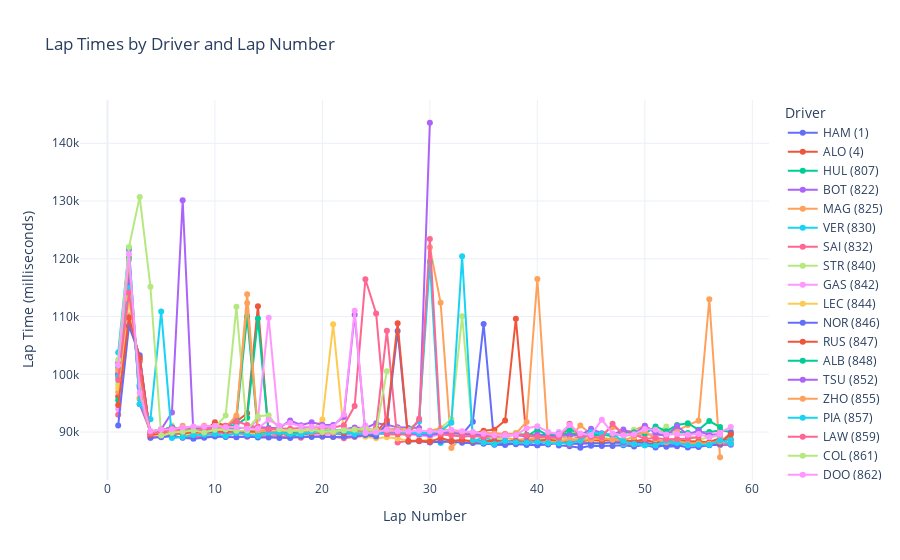

The code cell stored with this chart in its notebook:
### Code cell
import plotly.graph_objects as go
import pandas as pd

# Sample data structure
# Assuming race_842 is a DataFrame with columns ['driverId', 'lap', 'milliseconds']
# Assuming drivers is a DataFrame with columns ['driverId', 'name']

# Group lap times by driver and lap number
grouped = race_842.groupby(["driverId", "lap"])["milliseconds"].sum().reset_index()

# Create an interactive plot
fig = go.Figure()

# Add traces for each driver
for driver_id, data in grouped.groupby("driverId"):
    fig.add_trace(
        go.Scatter(
            x=data["lap"],
            y=data["milliseconds"],
            mode="lines+markers",
            name=f"Driver {driver_id}",
        )
    )

# Update legend names
for trace in fig.data:
    driver_id = int(trace.name.split()[1])
    driver_name = drivers[drivers["driverId"] == driver_id]["code"].values[0]
    trace.name = f"{driver_name} ({driver_id})"

# Update layout
fig.update_layout(
    title="Lap Times by Driver and Lap Number",
    xaxis_title="Lap Number",
    yaxis_title="Lap Time (milliseconds)",
    legend_title="Driver",
    template="plotly_white",
)

# Show the plot
fig.show()
